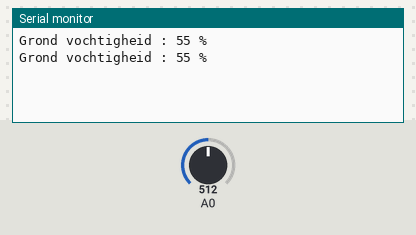
Simulated run of this sketch. Board: Arduino Uno, built with avr-gcc and run on an emulated ATmega328P. Parts: the last lines printed to the serial monitor. Inputs (shaded band) come from the test bench; at power-on: A0 = 512.

Above: at 1.8 s.
1.9 s: A0 set to 716
At 2.6 s:
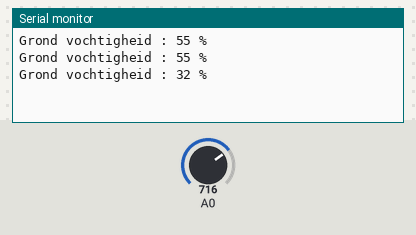
3.4 s: A0 set to 900
At 4.8 s:
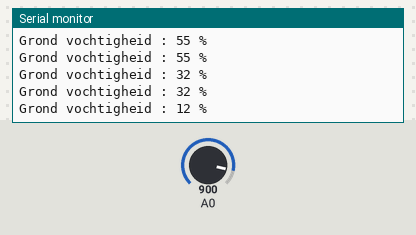
Timing chart, 0 to 6.4 s (numbered marks = the images above; inputs shaded):
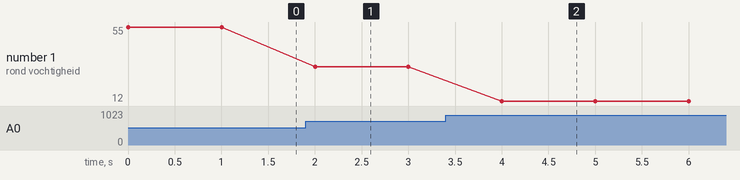

The sketch:

Cap_Sensor_.ino
```cpp
const int dry = 1000; // waarde bij droge sensor
const int wet = 100; // waarde bij sensor in water

int sensorVal;
int percentageHumididy;


void setup()
{
   Serial.begin(9600);
}

void loop()
{
   sensorVal = analogRead(A0);

   percentageHumididy = map(sensorVal, wet, dry, 100, 0);

   Serial.print("Grond vochtigheid : ");
   Serial.print(percentageHumididy);
   Serial.println(" %");

   delay(1000);
}
```

Measured:
- after the input at 1.9 s, the serial monitor: prints a new line after 0.10 s (image 1)
- after the input at 3.4 s, the serial monitor: prints a new line after 0.60 s (image 2)
- plotted number 1: 55 → 32 after the input at 1.9 s, 32 → 12 after the input at 3.4 s
